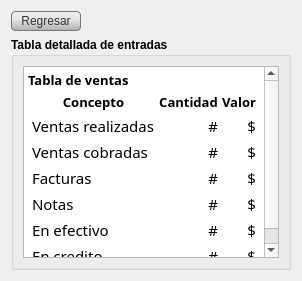
     <widget class="QWidget" name="page_3">
      <layout class="QVBoxLayout" name="verticalLayout_13">
       <item>
        <widget class="QPushButton" name="pbVerResumen_2">
         <property name="sizePolicy">
          <sizepolicy hsizetype="Fixed" vsizetype="Fixed">
           <horstretch>0</horstretch>
           <verstretch>0</verstretch>
          </sizepolicy>
         </property>
         <property name="styleSheet">
          <string notr="true">QToolButton, QAbstractButton{
	background-color: qlineargradient(spread:pad, x1:0, y1:0, x2:0, y2:1, stop:0 rgba(239, 239, 239, 255), stop:0.5 rgba(226, 226, 226, 255), stop:0.509091 rgba(219, 219, 219, 255), stop:0.986364 rgba(179, 179, 179, 255), stop:1 rgba(207, 228, 255, 255));
border-radius:4px;border:1px solid #777; padding:2 9 2 9;color:#333;
}
QAbstractButton::hover{
	background-color: qlineargradient(spread:pad, x1:0, y1:0, x2:0, y2:1, stop:0 rgba(175, 236, 224, 255), stop:0.536364 rgba(94, 192, 226, 255), stop:0.554545 rgba(72, 170, 199, 255), stop:0.977273 rgba(65, 163, 198, 255), stop:1 rgba(255, 255, 255, 255));

}</string>
         </property>
         <property name="text">
          <string>Regresar</string>
         </property>
         <property name="icon">
          <iconset resource="../../icons.qrc">
           <normaloff>:/actions/images/actions/black_18/arrow_left2.png</normaloff>:/actions/images/actions/black_18/arrow_left2.png</iconset>
         </property>
        </widget>
       </item>
       <item>
        <widget class="QGroupBox" name="groupBox_7">
         <property name="font">
          <font>
           <weight>75</weight>
           <bold>true</bold>
          </font>
         </property>
         <property name="title">
          <string>Tabla detallada de entradas</string>
         </property>
         <layout class="QVBoxLayout" name="verticalLayout_12">
          <item>
           <widget class="QTextEdit" name="teEntradasDetalle">
            <property name="font">
             <font>
              <family>Droid Sans</family>
              <pointsize>11</pointsize>
             </font>
            </property>
            <property name="readOnly">
             <bool>true</bool>
            </property>
            <property name="html">
             <string>&lt;!DOCTYPE HTML PUBLIC &quot;-//W3C//DTD HTML 4.0//EN&quot; &quot;http://www.w3.org/TR/REC-html40/strict.dtd&quot;&gt;
&lt;html&gt;&lt;head&gt;&lt;meta name=&quot;qrichtext&quot; content=&quot;1&quot; /&gt;&lt;style type=&quot;text/css&quot;&gt;
p, li { white-space: pre-wrap; }
&lt;/style&gt;&lt;/head&gt;&lt;body style=&quot; font-family:'Droid Sans'; font-size:11pt; font-weight:400; font-style:normal;&quot;&gt;
&lt;p style=&quot; margin-top:14px; margin-bottom:12px; margin-left:0px; margin-right:0px; -qt-block-indent:0; text-indent:0px;&quot;&gt;&lt;span style=&quot; font-family:'Sans'; font-size:10pt; font-weight:600;&quot;&gt;Tabla de ventas&lt;/span&gt;&lt;/p&gt;
&lt;table border=&quot;0&quot; style=&quot; margin-top:0px; margin-bottom:0px; margin-left:0px; margin-right:0px;&quot; width=&quot;100%&quot; cellspacing=&quot;4&quot; cellpadding=&quot;0&quot;&gt;
&lt;tr&gt;
&lt;td&gt;
&lt;p align=&quot;center&quot; style=&quot; margin-top:0px; margin-bottom:0px; margin-left:0px; margin-right:0px; -qt-block-indent:0; text-indent:0px;&quot;&gt;&lt;span style=&quot; font-family:'Sans'; font-size:10pt; font-weight:600;&quot;&gt;Concepto&lt;/span&gt;&lt;/p&gt;&lt;/td&gt;
&lt;td&gt;
&lt;p align=&quot;center&quot; style=&quot; margin-top:0px; margin-bottom:0px; margin-left:0px; margin-right:0px; -qt-block-indent:0; text-indent:0px;&quot;&gt;&lt;span style=&quot; font-family:'Sans'; font-size:10pt; font-weight:600;&quot;&gt;Cantidad&lt;/span&gt;&lt;/p&gt;&lt;/td&gt;
&lt;td&gt;
&lt;p align=&quot;center&quot; style=&quot; margin-top:0px; margin-bottom:0px; margin-left:0px; margin-right:0px; -qt-block-indent:0; text-indent:0px;&quot;&gt;&lt;span style=&quot; font-family:'Sans'; font-size:10pt; font-weight:600;&quot;&gt;Valor&lt;/span&gt;&lt;/p&gt;&lt;/td&gt;&lt;/tr&gt;
&lt;tr&gt;
&lt;td&gt;
&lt;p style=&quot; margin-top:0px; margin-bottom:0px; margin-left:0px; margin-right:0px; -qt-block-indent:0; text-indent:0px;&quot;&gt;&lt;span style=&quot; font-family:'Sans';&quot;&gt;Ventas realizadas&lt;/span&gt;&lt;/p&gt;&lt;/td&gt;
&lt;td&gt;
&lt;p align=&quot;right&quot; style=&quot; margin-top:0px; margin-bottom:0px; margin-left:0px; margin-right:0px; -qt-block-indent:0; text-indent:0px;&quot;&gt;&lt;span style=&quot; font-family:'Sans';&quot;&gt;#&lt;/span&gt;&lt;/p&gt;&lt;/td&gt;
&lt;td&gt;
&lt;p align=&quot;right&quot; style=&quot; margin-top:0px; margin-bottom:0px; margin-left:0px; margin-right:0px; -qt-block-indent:0; text-indent:0px;&quot;&gt;&lt;span style=&quot; font-family:'Sans';&quot;&gt;$&lt;/span&gt;&lt;/p&gt;&lt;/td&gt;&lt;/tr&gt;
&lt;tr&gt;
&lt;td&gt;
&lt;p style=&quot; margin-top:0px; margin-bottom:0px; margin-left:0px; margin-right:0px; -qt-block-indent:0; text-indent:0px;&quot;&gt;&lt;span style=&quot; font-family:'Sans';&quot;&gt;Ventas cobradas&lt;/span&gt;&lt;/p&gt;&lt;/td&gt;
&lt;td&gt;
&lt;p align=&quot;right&quot; style=&quot; margin-top:0px; margin-bottom:0px; margin-left:0px; margin-right:0px; -qt-block-indent:0; text-indent:0px;&quot;&gt;&lt;span style=&quot; font-family:'Sans';&quot;&gt;#&lt;/span&gt;&lt;/p&gt;&lt;/td&gt;
&lt;td&gt;
&lt;p align=&quot;right&quot; style=&quot; margin-top:0px; margin-bottom:0px; margin-left:0px; margin-right:0px; -qt-block-indent:0; text-indent:0px;&quot;&gt;&lt;span style=&quot; font-family:'Sans';&quot;&gt;$&lt;/span&gt;&lt;/p&gt;&lt;/td&gt;&lt;/tr&gt;
&lt;tr&gt;
&lt;td&gt;
&lt;p style=&quot; margin-top:0px; margin-bottom:0px; margin-left:0px; margin-right:0px; -qt-block-indent:0; text-indent:0px;&quot;&gt;&lt;span style=&quot; font-family:'Sans';&quot;&gt;Facturas&lt;/span&gt;&lt;/p&gt;&lt;/td&gt;
&lt;td&gt;
&lt;p align=&quot;right&quot; style=&quot; margin-top:0px; margin-bottom:0px; margin-left:0px; margin-right:0px; -qt-block-indent:0; text-indent:0px;&quot;&gt;&lt;span style=&quot; font-family:'Sans';&quot;&gt;#&lt;/span&gt;&lt;/p&gt;&lt;/td&gt;
&lt;td&gt;
&lt;p align=&quot;right&quot; style=&quot; margin-top:0px; margin-bottom:0px; margin-left:0px; margin-right:0px; -qt-block-indent:0; text-indent:0px;&quot;&gt;&lt;span style=&quot; font-family:'Sans';&quot;&gt;$&lt;/span&gt;&lt;/p&gt;&lt;/td&gt;&lt;/tr&gt;
&lt;tr&gt;
&lt;td&gt;
&lt;p style=&quot; margin-top:0px; margin-bottom:0px; margin-left:0px; margin-right:0px; -qt-block-indent:0; text-indent:0px;&quot;&gt;&lt;span style=&quot; font-family:'Sans';&quot;&gt;Notas&lt;/span&gt;&lt;/p&gt;&lt;/td&gt;
&lt;td&gt;
&lt;p align=&quot;right&quot; style=&quot; margin-top:0px; margin-bottom:0px; margin-left:0px; margin-right:0px; -qt-block-indent:0; text-indent:0px;&quot;&gt;&lt;span style=&quot; font-family:'Sans';&quot;&gt;#&lt;/span&gt;&lt;/p&gt;&lt;/td&gt;
&lt;td&gt;
&lt;p align=&quot;right&quot; style=&quot; margin-top:0px; margin-bottom:0px; margin-left:0px; margin-right:0px; -qt-block-indent:0; text-indent:0px;&quot;&gt;&lt;span style=&quot; font-family:'Sans';&quot;&gt;$&lt;/span&gt;&lt;/p&gt;&lt;/td&gt;&lt;/tr&gt;
&lt;tr&gt;
&lt;td&gt;
&lt;p style=&quot; margin-top:0px; margin-bottom:0px; margin-left:0px; margin-right:0px; -qt-block-indent:0; text-indent:0px;&quot;&gt;&lt;span style=&quot; font-family:'Sans';&quot;&gt;En efectivo&lt;/span&gt;&lt;/p&gt;&lt;/td&gt;
&lt;td&gt;
&lt;p align=&quot;right&quot; style=&quot; margin-top:0px; margin-bottom:0px; margin-left:0px; margin-right:0px; -qt-block-indent:0; text-indent:0px;&quot;&gt;&lt;span style=&quot; font-family:'Sans';&quot;&gt;#&lt;/span&gt;&lt;/p&gt;&lt;/td&gt;
&lt;td&gt;
&lt;p align=&quot;right&quot; style=&quot; margin-top:0px; margin-bottom:0px; margin-left:0px; margin-right:0px; -qt-block-indent:0; text-indent:0px;&quot;&gt;&lt;span style=&quot; font-family:'Sans';&quot;&gt;$&lt;/span&gt;&lt;/p&gt;&lt;/td&gt;&lt;/tr&gt;
&lt;tr&gt;
&lt;td&gt;
&lt;p style=&quot; margin-top:0px; margin-bottom:0px; margin-left:0px; margin-right:0px; -qt-block-indent:0; text-indent:0px;&quot;&gt;&lt;span style=&quot; font-family:'Sans';&quot;&gt;En credito&lt;/span&gt;&lt;/p&gt;&lt;/td&gt;
&lt;td&gt;
&lt;p align=&quot;right&quot; style=&quot; margin-top:0px; margin-bottom:0px; margin-left:0px; margin-right:0px; -qt-block-indent:0; text-indent:0px;&quot;&gt;&lt;span style=&quot; font-family:'Sans';&quot;&gt;#&lt;/span&gt;&lt;/p&gt;&lt;/td&gt;
&lt;td&gt;
&lt;p align=&quot;right&quot; style=&quot; margin-top:0px; margin-bottom:0px; margin-left:0px; margin-right:0px; -qt-block-indent:0; text-indent:0px;&quot;&gt;&lt;span style=&quot; font-family:'Sans';&quot;&gt;$&lt;/span&gt;&lt;/p&gt;&lt;/td&gt;&lt;/tr&gt;&lt;/table&gt;&lt;/body&gt;&lt;/html&gt;</string>
            </property>
            <property name="textInteractionFlags">
             <set>Qt::TextBrowserInteraction</set>
            </property>
           </widget>
          </item>
         </layout>
        </widget>
       </item>
      </layout>
     </widget>
